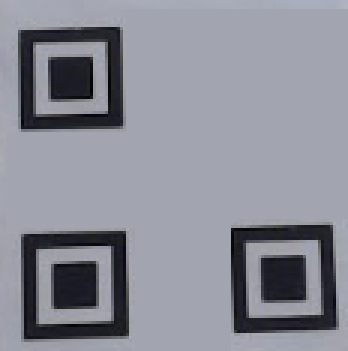
#> input picture templates/fb.png, 116 x 117 px, found by its file name (shown 3 times larger)
$ jupyter execute teste_sift.ipynb   (Python 2 division)
#> lines starting #> are read from the running program, lines starting #| are printed output that depends on the picture; pictures that were not available may be replaced by others from this repository, and a replacement may not be noted
[cell 1]
import cv2
import numpy as np
from matplotlib import pyplot as plt


imL = cv2.imread('images/fb.png',0) # sem reduzir não funcionou bem: escala muito difer.
#> imL: shape (117, 116); min 0, max 180, mean 140.5
imR = cv2.imread('images/best.jpg',0)

sift = cv2.xfeatures2d.SIFT_create()
kp1, des1 = sift.detectAndCompute(imL,None)
#> kp1 = 89 keypoints; strongest (x, y, size): (39, 80, 5.3), (10, 40, 5.2), (80, 79, 5.3), (81, 108, 5.2)
kp2, des2 = sift.detectAndCompute(imR,None)
#> kp2 has the same summary as kp1

# FLANN ao invés de força bruta
flann = cv2.FlannBasedMatcher() # Default KDTREE. Permite mudar algoritmo e parâmetros dos algoritmos (ver doc).
matches = flann.knnMatch(des1,des2,k=2)
#> matches = 89 matches

# Seleciona os vizinhos com melhor razão de distância comparado com o 2o vizinho (como explicado nos slides)
good = []
for m,n in matches:
    if m.distance < 0.85*n.distance:
        good.append(m)
#> this loop made 89 passes
#> after the loop, good = 89 matches

# Extrai as posições dos keypoints das duas imagens correspondentes aos pontos no vetor 'good'
src_pts = np.float32([ kp1[m.queryIdx].pt for m in good ]).reshape(-1,1,2)
#> src_pts = 89 rows, first 8: [9.24, 13], [9.24, 13], [9.54, 39.74], [10.37, 81.07], [10.37, 81.07], [10.74, 109.8], [10.74, 109.8], [14.36, 17.39]
dst_pts = np.float32([ kp2[m.trainIdx].pt for m in good ]).reshape(-1,1,2)
#> dst_pts has the same summary as src_pts

M, mask = cv2.findHomography(src_pts, dst_pts, cv2.RANSAC,5.0)
#> M = [[1, 2.13e-16, -1.41e-13], [5.7e-15, 1, -1.72e-13], [6.34e-17, 1.92e-18, 1]]; mask = 89 values from 1 to 1
matchesMask = mask.ravel().tolist() # inliers
#> matchesMask = 89 values from 1 to 1

# Aplica a homografia nos pontos extremos de imL (controle remoto), encontrando suas posições em imR
h,w = imL.shape
#> h = 117; w = 116
pts = np.float32([ [0,0],[0,h-1],[w-1,h-1],[w-1,0] ]).reshape(-1,1,2)
#> pts = [[0, 0], [0, 116], [115, 116], [115, 0]]
dst = cv2.perspectiveTransform(pts,M)
#> dst = [[-1.41e-13, -1.72e-13], [-1.16e-13, 116], [115, 116], [115, 4.83e-13]]
print(np.int32(dst))
#| [[[  0   0]]
#|  [[  0 116]]
#|  [[115 116]]
#|  [[115   0]]]
# Desenha polígono em imR entre os pontos transformados
imR = cv2.polylines(imR,[np.int32(dst)],True,255,3, cv2.LINE_AA)
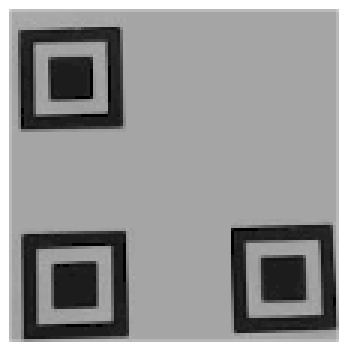
#> imR: shape (117, 116) (shown 3 times larger); min 0, max 255, mean 150.1
img3 = cv2.drawMatches(imL,kp1,imR,kp2,good,None)
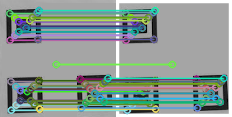
#> img3: shape (117, 232, 3); mean of channels 0, 1, 2 149, 155, 140.3; drawn as B, G, R


plt.imshow(img3, 'gray'); plt.show()

img3 = cv2.drawMatches(imL,kp1,imR,kp2,good,None,matchesMask = matchesMask)
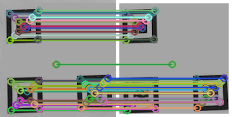
#> img3: shape (117, 232, 3); mean of channels 0, 1, 2 146.3, 151.1, 148.6; drawn as B, G, R
plt.imshow(img3, 'gray'); plt.show()


QRperspec = cv2.getPerspectiveTransform(np.float32(dst),pts)
#> QRperspec = [[1, -2.13e-16, 1.41e-13], [-5.8e-15, 1, 1.72e-13], [-5.02e-17, -1.86e-18, 1]]
found = cv2.warpPerspective(imR,QRperspec,(w,h))
plt.imshow(found, 'gray'); plt.show()
